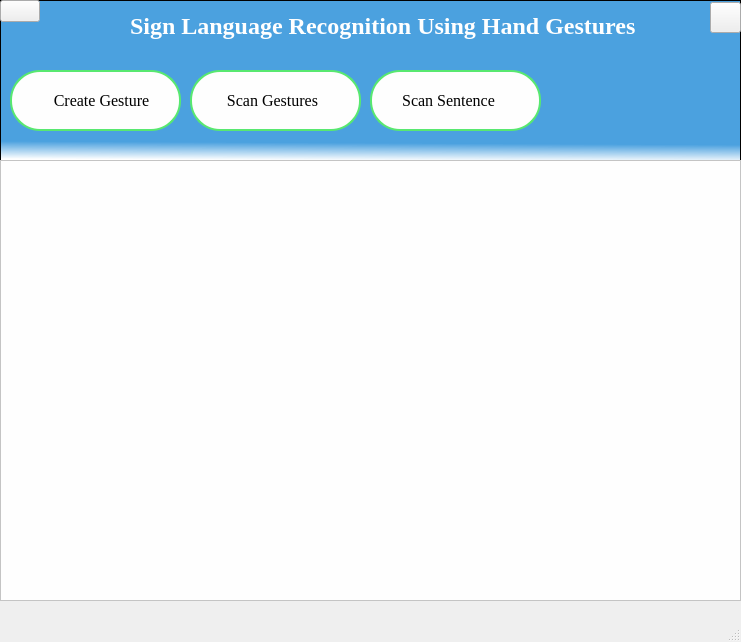
<?xml version="1.0" encoding="UTF-8"?>
<ui version="4.0">
 <class>MainWindow</class>
 <widget class="QMainWindow" name="MainWindow">
  <property name="geometry">
   <rect>
    <x>0</x>
    <y>0</y>
    <width>741</width>
    <height>642</height>
   </rect>
  </property>
  <property name="windowTitle">
   <string>MainWindow</string>
  </property>
  <widget class="QWidget" name="centralwidget">
   <widget class="QGraphicsView" name="graphicsView_2">
    <property name="geometry">
     <rect>
      <x>0</x>
      <y>0</y>
      <width>741</width>
      <height>161</height>
     </rect>
    </property>
    <property name="toolTip">
     <string>&lt;html&gt;&lt;head/&gt;&lt;body&gt;&lt;p&gt;&lt;br/&gt;&lt;/p&gt;&lt;/body&gt;&lt;/html&gt;</string>
    </property>
    <property name="styleSheet">
     <string notr="true">background-color: qlineargradient(spread:pad, x1:0.543136, y1:0.074, x2:0.52, y2:1, stop:0.880682 rgba(75, 161, 223, 255), stop:1 rgba(255, 255, 255, 255));
</string>
    </property>
   </widget>
   <widget class="QLabel" name="label">
    <property name="geometry">
     <rect>
      <x>130</x>
      <y>10</y>
      <width>531</width>
      <height>31</height>
     </rect>
    </property>
    <property name="font">
     <font>
      <family>Times New Roman</family>
      <pointsize>18</pointsize>
      <weight>75</weight>
      <bold>true</bold>
     </font>
    </property>
    <property name="styleSheet">
     <string notr="true">color:white;</string>
    </property>
    <property name="text">
     <string>Sign Language Recognition Using Hand Gestures</string>
    </property>
   </widget>
   <widget class="QLabel" name="label_3">
    <property name="geometry">
     <rect>
      <x>0</x>
      <y>160</y>
      <width>741</width>
      <height>431</height>
     </rect>
    </property>
    <property name="styleSheet">
     <string notr="true">
font-size: 20px;
color:white;
</string>
    </property>
    <property name="text">
     <string/>
    </property>
   </widget>
   <widget class="QGraphicsView" name="graphicsView">
    <property name="geometry">
     <rect>
      <x>0</x>
      <y>160</y>
      <width>741</width>
      <height>441</height>
     </rect>
    </property>
    <property name="styleSheet">
     <string notr="true">background-color:#fefefe;
</string>
    </property>
   </widget>
   <widget class="QPushButton" name="create">
    <property name="geometry">
     <rect>
      <x>10</x>
      <y>70</y>
      <width>171</width>
      <height>61</height>
     </rect>
    </property>
    <property name="font">
     <font>
      <family>TImes New Roman</family>
      <pointsize>12</pointsize>
      <weight>50</weight>
      <italic>false</italic>
      <bold>false</bold>
     </font>
    </property>
    <property name="layoutDirection">
     <enum>Qt::RightToLeft</enum>
    </property>
    <property name="styleSheet">
     <string notr="true">QPushButton#create{
padding-left:0px;
color:black;
background-color:#fefefe;
border: 2px solid #58e870; border-radius:30px;
font: 12pt &quot;TImes New Roman&quot;;
background-image:url(&quot;icons/create.png&quot;);
background-repeat:none;
}
QPushButton#create:hover
{
   background-color:lightgreen;
	color:white;
}</string>
    </property>
    <property name="text">
     <string>   Create Gesture</string>
    </property>
   </widget>
   <widget class="QPushButton" name="scan_sen">
    <property name="geometry">
     <rect>
      <x>370</x>
      <y>70</y>
      <width>171</width>
      <height>61</height>
     </rect>
    </property>
    <property name="font">
     <font>
      <family>TImes New Roman</family>
      <pointsize>12</pointsize>
      <weight>50</weight>
      <italic>false</italic>
      <bold>false</bold>
     </font>
    </property>
    <property name="styleSheet">
     <string notr="true">QPushButton#scan_sen{
padding-left:-10px;
color:black;
background-color:#fefefe;
border: 2px solid #58e870; border-radius:30px;
font: 12pt &quot;TImes New Roman&quot;;
background-image:url(&quot;icons/sent.png&quot;);
background-repeat:none;
}
QPushButton#scan_sen:hover
{
   background-color:lightgreen;
	color:white;
}</string>
    </property>
    <property name="text">
     <string>Scan Sentence </string>
    </property>
   </widget>
   <widget class="QPushButton" name="scan_sinlge">
    <property name="geometry">
     <rect>
      <x>190</x>
      <y>70</y>
      <width>171</width>
      <height>61</height>
     </rect>
    </property>
    <property name="font">
     <font>
      <family>TImes New Roman</family>
      <pointsize>12</pointsize>
      <weight>50</weight>
      <italic>false</italic>
      <bold>false</bold>
     </font>
    </property>
    <property name="layoutDirection">
     <enum>Qt::LeftToRight</enum>
    </property>
    <property name="autoFillBackground">
     <bool>false</bool>
    </property>
    <property name="styleSheet">
     <string notr="true">QPushButton#scan_sinlge{
padding-left:-10px;
color:black;
background-color:#fefefe;
border: 2px solid #58e870; border-radius:30px;
font: 12pt &quot;TImes New Roman&quot;;
background-image:url(&quot;icons/scan.png&quot;);
background-repeat:none;
}
QPushButton#scan_sinlge:hover
{
   background-color:lightgreen;
	color:white;
}</string>
    </property>
    <property name="text">
     <string> Scan Gestures</string>
    </property>
   </widget>
   <widget class="QPushButton" name="exp2">
    <!--property name="geometry">
     <rect>
      <x>560</x>
      <y>70</y>
      <width>171</width>
      <height>61</height>
     </rect>
    </property>
    <property name="font">
     <font>
      <family>TImes New Roman</family>
      <pointsize>12</pointsize>
      <weight>50</weight>
      <italic>false</italic>
      <bold>false</bold>
     </font>
    </property>
    <property name="styleSheet">
     <string notr="true">QPushButton#exp2{
padding-left:-40px;
color:black;
background-color:#fefefe;
border: 2px solid #58e870; border-radius:30px;
font: 12pt &quot;TImes New Roman&quot;;
background-image:url(&quot;icons/export.png&quot;);
background-repeat:none;
}
QPushButton#exp2:hover
{
   background-color:lightgreen;
	color:white;
}</string>
    </property>
    <property name="text">
     <string>                       Export To File</string>
    </property!-->
    <property name="checkable">
     <bool>false</bool>
    </property>
    <property name="autoRepeat">
     <bool>false</bool>
    </property>
    <property name="autoExclusive">
     <bool>false</bool>
    </property>
    <property name="autoDefault">
     <bool>false</bool>
    </property>
    <property name="default">
     <bool>false</bool>
    </property>
    <property name="flat">
     <bool>false</bool>
    </property>
   </widget>
   <widget class="QPushButton" name="exit_button">
    <property name="geometry">
     <rect>
      <x>710</x>
      <y>2</y>
      <width>31</width>
      <height>31</height>
     </rect>
    </property>
    <property name="styleSheet">
     <string notr="true">QPushButton#exit_button{
background-image:url(&quot;icons/quit.png&quot;);
background-repeat:none;
}</string>
    </property>
    <property name="text">
     <string/>
    </property>
   </widget>
  </widget>
  <widget class="QMenuBar" name="menubar">
   <property name="geometry">
    <rect>
     <x>0</x>
     <y>0</y>
     <width>741</width>
     <height>21</height>
    </rect>
   </property>
  </widget>
  <widget class="QStatusBar" name="statusbar"/>
 </widget>
 <resources/>
 <connections/>
</ui>
